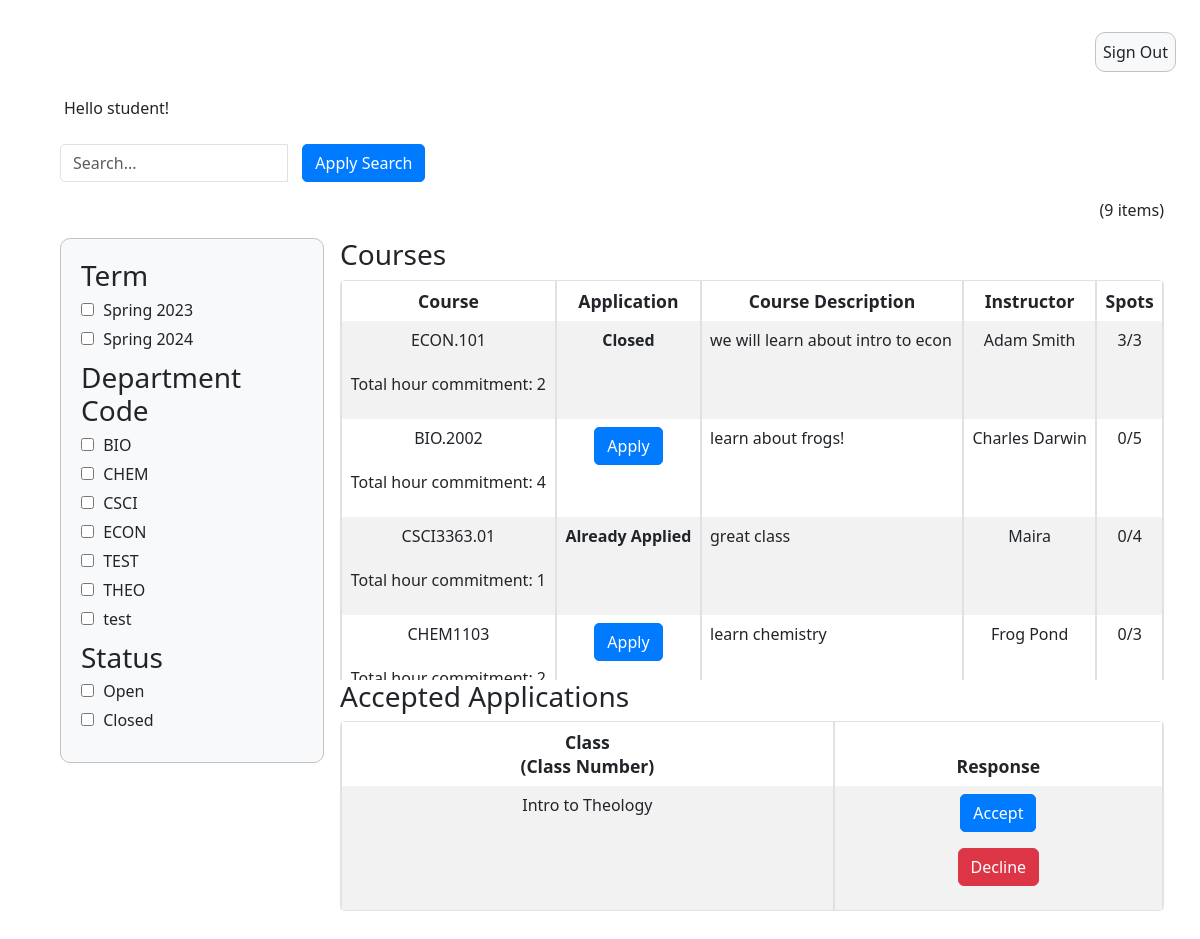
The page /student_summary/ (signed in) on the database as committed earlier.
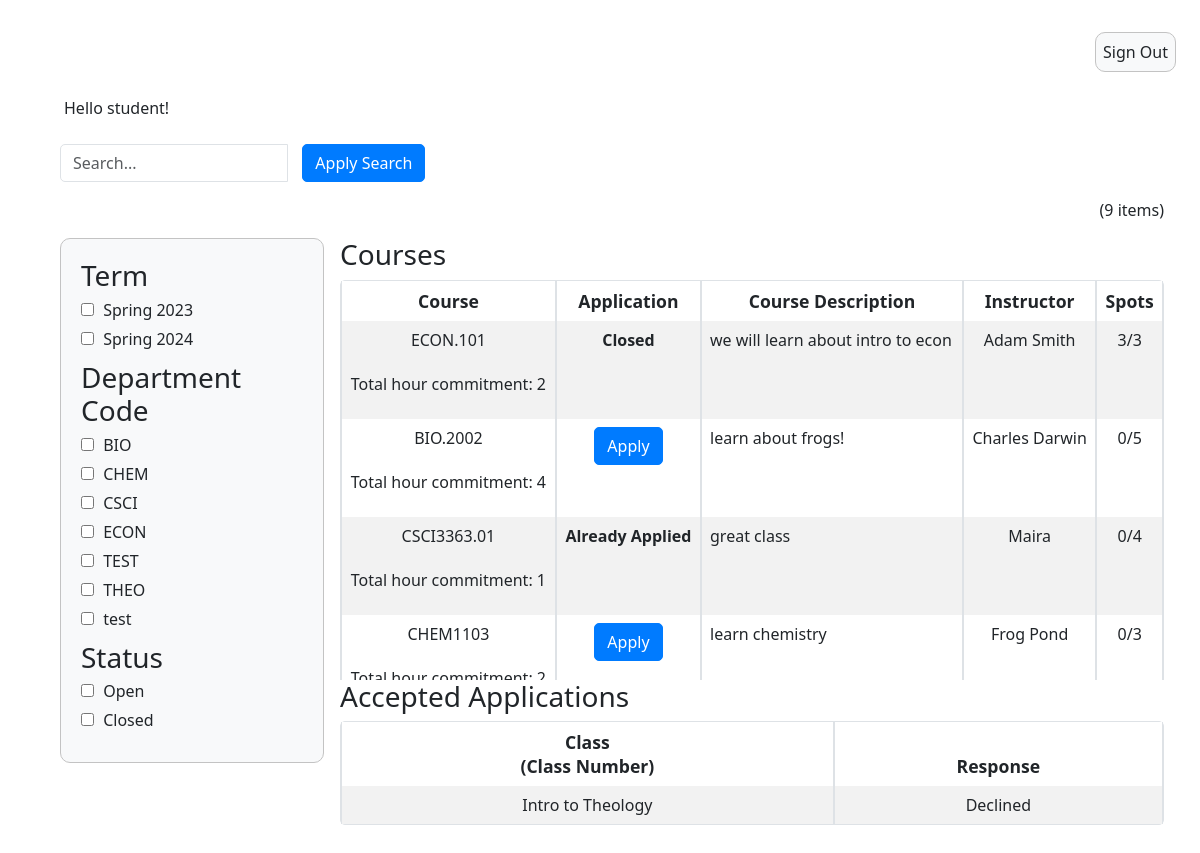
The same page on the database as committed later.
### login/models.py (models this page shows, shortened)
class CustomUser(AbstractUser):
   ROLE_CHOICES = (
       ('S', 'Student'),
       ('T', 'Teacher'),
       ('A', 'Admin'),
   )
   role = models.CharField(max_length=1, choices=ROLE_CHOICES)
   applications = models.PositiveIntegerField(default=0)
   first_name = models.CharField(max_length=100, blank=False)
   last_name = models.CharField(max_length = 100, blank=False)
   major = models.CharField(max_length=100, blank=True)
   eagle_id = models.CharField(max_length=8, blank=True)
   year = models.CharField(max_length=20, blank=True)

### InstructorAddCourse/models.py (models this page shows)
class InstructorAddCourse(models.Model):
	course_instructor = models.ForeignKey(User, on_delete=models.CASCADE)
	course_name = models.CharField(max_length=255)
	course_number = models.CharField(max_length=255)
	course_instructor = models.CharField(max_length=255)
	description = models.CharField(max_length=800)
	total_time_commitment = models.DecimalField(max_digits=2, decimal_places=0, validators=[MinValueValidator(0)], default=0)
	has_discussion = models.CharField(choices=[('yes', 'Yes'),('no', 'No')], max_length=50, default='')
	num_ta_needed = models.DecimalField(max_digits=2, decimal_places=0, validators=[MinValueValidator(0)], default=0)
	curr_num_ta = models.IntegerField(default=0)
	graded_meeting = models.CharField(choices=[('yes', 'Yes'),('no', 'No')], max_length=50, default='')
	office_hours = models.DecimalField(max_digits=2, decimal_places=0, validators=[MinValueValidator(0)], default=0)
	other_info = models.CharField(max_length=800, default=None)
	term = models.CharField(default=get_default_term(), max_length=100)

### application/models.py (models this page shows)
class Application(models.Model):
    is_approved = models.BooleanField(default=False)
    course_name = models.CharField(max_length=200, default=None, blank = False, null=False)
    course_number = models.CharField(max_length=200, default=None)
    description = models.CharField(max_length=800, default=None)
    first_name = models.CharField(max_length=255, default=None)
    last_name = models.CharField(max_length=255, default=None)
    eagle_id = models.CharField(max_length=255, default=None)
    student = models.ForeignKey(CustomUser, on_delete=models.CASCADE, null=True, blank=True)
    RESPONSE_CHOICES = [
        ('P', 'Pending'),
        ('A', 'Accepted'),
        ('D', 'Declined'),
    ]
    student_response = models.CharField(
        max_length=1,
        choices=RESPONSE_CHOICES,
        default='P',
    )
    GRADES = (
        ('--', '--'),
        ('a', 'A'),
        ('a-', 'A-'),
        ('b+', 'B+'),
        ('b-', 'B-'),
        ('c+', 'C+'),
        ('c', 'C'),
        ('c-', 'C-'),
        ('d+', 'D+'),
        ('d', 'D'),
        ('d-', 'D-'),
        ('f', 'F'),
        ('n/a', 'N/A')
    )
    GRAD = (
        ('--', '--'),
        ('2023','2023'),
        ('2024', '2024'),
        ('2025', '2025'),
        ('2026', '2026')
    )
    grad = models.CharField(max_length=50, choices=GRAD, default='')
    past_course = models.CharField(choices=[('yes', 'Yes'),('no', 'No')], max_length=50, default='')
    grade = models.CharField(max_length=50, choices=GRADES, default='')
    hours = models.DecimalField(max_digits=2, decimal_places=0, validators=[MinValueValidator(0)], default=0)
    other_courses = models.CharField(max_length=800, default=None)
    misc_information = models.CharField(max_length=800, default=None)

### studentSummary/views.py (the view)
# urls.py: path('student_summary/', student_summary_view),
@login_required
def student_summary_view(response):
    search_query = response.GET.get('q', '')
    term_filter = response.GET.get('term', '')
    status_filter = response.GET.get('status', '')
    dept_filter = response.GET.get('dept-code', '')
    applied_filters = []
    course_objects = InstructorAddCourse.objects.all()
    if search_query:
        course_objects = course_objects.filter(
            course_name__icontains=search_query)
        applied_filters.append(('q', search_query))
    if term_filter:
        if term_filter in term_keys:
            course_objects = [course for course in course_objects if get_term(
                course) == term_filter]
            applied_filters.append(('term', term_filter))
    if dept_filter:
        if dept_filter in dept_keys:
            course_objects = [course for course in course_objects if get_dept(
                course) == dept_filter]
            applied_filters.append(('dept-code', dept_filter))
    if status_filter:
        if status_filter in status_keys:
            course_objects = [course for course in course_objects if get_status(
                course) == status_filter]
            applied_filters.append(('status', status_filter))
    else:
        applied_filters = [f for f in applied_filters if f[0] != 'status']
    course_count = len(course_objects)
    application_objects = Application.objects.filter(student=response.user)
    curr_user = response.user
    pending_applications = Application.objects.filter(student=response.user, is_approved=False)
    approved_applications = Application.objects.filter(student=response.user, is_approved=True)
    print(f'User: {response.user}')
    print(f'Application Objects: {application_objects}')
    context = {'course_objects': course_objects, 'course_count': course_count,
               'pending_applications': pending_applications, 'approved_applications': approved_applications,
               'term_keys': term_keys, 'dept_keys': dept_keys, 'curr_user': curr_user}
    return render(response, "studentSummary.html", context)

### studentSummary/templatetags/customfilters.py (called while the page is built)
@register.filter
def has_existing_application(course, user):
    applications = Application.objects.filter(student=user)
    courses = InstructorAddCourse.objects.all()
    for application in applications:
        for course_obj in courses:
            if application.course_number == course_obj.course_number:
                if course == course_obj:
                    return True
    return False

### templates/studentSummary.html (shortened to what this page needs)
{% extends 'appbase.html' %} {% block content %} {% load static %} {% load static customfilters %}
<!DOCTYPE html>
<html>
  <head>
    <link rel="stylesheet" href="{% static 'adminSummary.css' %}" />
  </head>
  <body>
    <div class="container-fluid">
      {% if user.is_authenticated %}
        <p>Hello {{ user.username }}!</p>
      {% endif %}
      <form method="get">
      <div class="row">
        <div class="col-md-4">
            <div class="input-group">
              <input
                type="text"
                class="form-control"
                id="search"
                name="q"
                placeholder="Search..."
              />
              <div class="input-group-btn input-space">
                <button type="submit" class="btn btn-primary">
                  Apply Search
                </button>
              </div>
            </div>
        </div>
        <div class="col-md-4">
        </div>
      <div class="row" id="item-row">
        <div class="col-sm">
          <div class="text-end">({{course_count}} items)</div>
        </div>
      </div>
      <div class="row">
        <div class="col-sm-3">
          <div class="filter-box">
            <div class="filter-group">
              <h3>Term</h3>
              {% for term in term_keys %}
              <label>
                <input type="checkbox" name="term" value="{{ term }}" /> {{ term }}
              </label>
              {% endfor %}
            </div>
            <div class="filter-group">
              <h3>Department Code</h3>
              {% for dept in dept_keys %}
              <label>
                <input type="checkbox" name="dept-code" value="{{ dept }}" /> {{ dept }}
              </label>
              {% endfor %}
            </div>
            <div class="filter-group">
              <h3>Status</h3>
              <label>
                <input type="checkbox" name="status" value="Open"/> Open
            </label>
            <label>
                <input type="checkbox" name="status" value="Closed"/> Closed
            </label>
            </div>
          </div>
        </div>
        <div class="col-sm-9">
        <h3>Courses</h3>
          <div style="height: 400px; overflow: auto;">
            <table class="table table-striped table-bordered table-hover">
              <thead>
                <tr>
                  <th class="text-center" >Course</th>
                  <th class="text-center">Application</th>
                  <th class="text-center">Course Description</th>
                  <th class="text-center">Instructor</th>
                  <th class="text-center">Spots</th>
                </tr>
              </thead>
            <tbody id="table-body">
              {% for course in course_objects %}
              <tr>
                <td class="text-center" >{{ course.course_number }} <br><br>
                  <p>Total hour commitment: {{ course.total_time_commitment }}</p>
                </td>
                <td class="text-center">
                  {% if course.curr_num_ta >= course.num_ta_needed %}
                    <div><strong>Closed</strong></div>
                  {% elif course|has_existing_application:curr_user %}
                    <div><strong>Already Applied</strong></div>
                  {% else %}
                    <a href="{% url 'apply_course' course.id %}" class="btn btn-primary">Apply</a>
                  {% endif %}
                </td>
                <td class="text-start">{{ course.description }}</td>
                <td class="text-center">{{ course.course_instructor }}</td>
                <td class="text-center">{{ course.curr_num_ta }}/{{ course.num_ta_needed }}</td>
              </tr>
              {% endfor %}
            </tbody>
          </table>
        </div>
        {% if approved_applications %}
          <h3>Accepted Applications</h3>
          <div style="height: 300px; overflow: auto;">
              <table class="table table-striped table-bordered table-hover">
                  <thead>
                      <tr>
                          <th class="text-center">Class<br />(Class Number)</th>
                          <th class="text-center">Response</th>
                      </tr>
                  </thead>
                  <tbody id="table-body">
                      {% for application in approved_applications %}
                      <tr>
                          <td class="text-center">{{ application.course_name }}</td>
                          <td class="text-center">
                              {% if application.student_response == 'P' %}
                                  <form method="post" action="{% url 'accept_application' application.id %}">
                                      <input type="submit" value="Accept" class="btn btn-primary">
                                  </form>
                                  <form method="post" action="{% url 'decline_application' application.id %}">
                                      <input type="submit" value="Decline" class="btn btn-danger">
                                  </form>
                              {% elif application.student_response == 'A' %}
                                  Accepted
                              {% elif application.student_response == 'D' %}
                                  Declined
                              {% endif %}
                          </td>
                      </tr>
                      {% endfor %}
                  </tbody>
              </table>
          </div>
        {% endif %}
        </div>
      </div>
    </div>
  </body>
</html>
{% endblock %}

### templates/appbase.html (shortened to what this page needs)
{% load static %}
<html>
  <head>
    <link
      href="https://cdn.jsdelivr.net/npm/bootstrap@5.3.0-alpha1/dist/css/bootstrap.min.css"
      rel="stylesheet"
    />
    <link rel="stylesheet" href="{% static 'appbase.css' %}" />
  </head>
  <body>
    <div class="container-fluid m-4">
      <div class="row m-3">
        <div class="col-sm">
          <div class="container-fluid d-flex justify-content-end">
            <a class="nav-link btn btn-sm sign-out-button" href="{% url 'logout' %}">Sign Out</a>
          </div>
        </div>
        </div>
        <div class="row m-3">
          {% block content %} {% endblock %}
        </div>
      </div>
  </body>
</html>

### static/appbase.css (style rules this page uses)
.sign-out-button { background-color: #f8f9fa; border: 1px solid #c3c3c3; border-radius: 10px; padding: 7px; transition: background-color 0.3s, border-color 0.3s; }

### static/adminSummary.css (style rules this page uses)
body { height: 100%; }
table { background: white; border: 1px solid #c3c3c3; border-radius: 5px; width: 50%; border-spacing: 0px; border-collapse: separate; }
table th { font-weight: 600; font-size: 1.1em; background: #c6c6c6; }
table td { background: transparent; }
.filter-box { padding: 20px; border: 1px solid #c3c3c3; background-color: #f8f9fa; border-radius: 10px; }
.filter-group { margin-bottom: 10px; }
.filter-group h3 { margin-top: 0; margin-bottom: 5px; }
.filter-group label { display: block; margin-bottom: 5px; }
.filter-group input[type="checkbox"] { margin-right: 5px; }
[class*="col"] { padding: 0.5rem; }
.input-group-btn.input-space { padding-left: 15px; }
.form-control { border-radius: 5px; }
.btn-primary { background-color: #007bff; border-color: #007bff; border-radius: 5px; }

Rows that differ between the two databases and show on the page:
changed Application "Intro to Theology": value "Accept" → (not shown); value "Decline" → (not shown); now shows "Declined"
